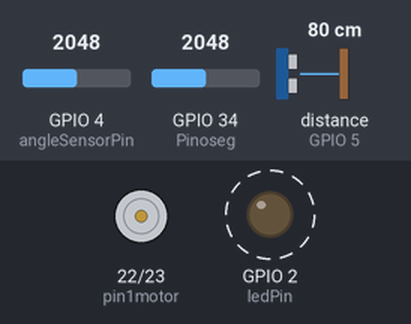
Simulated run of this sketch. Board: ESP32. Parts: motor-driver pin pairs drawn as motors (green arrow = first pin HIGH = forward, orange = second pin HIGH = backward, longer = more drive, scaled by the enable pin), output pins drawn as LEDs (lit = HIGH). Wiring (inferred from the names in the program): ultrasonic range finder: trigger GPIO 18; echo GPIO 5. Dashed ring = blinking. The inputs (shaded band) are chosen by the test bench; at power-on: GPIO 4 (angleSensorPin) = 2048, GPIO 34 (Pinoseg) = 2048, distance to the obstacle (sensor on GPIO 5) 80 cm. The echo pulse lasts 58.3 µs per cm; pins used as bus, display or sensor lines are not drawn; what the sketch prints to the serial monitor is not drawn.

Above: at 1.2 s.
1.3 s: GPIO 4 (angleSensorPin) set to 2866
4.3 s: GPIO 34 (Pinoseg) set to 3934
7.3 s: GPIO 34 (Pinoseg) set to 4068
At 10.2 s:
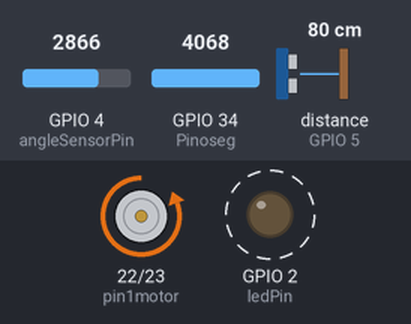
10.3 s: distance to the obstacle (sensor on GPIO 5) set to 250 cm
At 11.0 s:
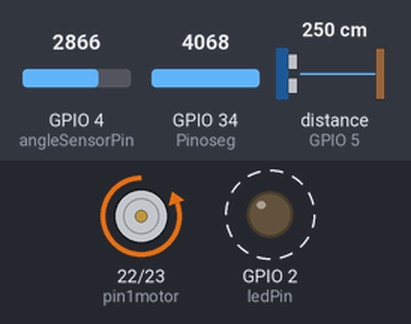
13.3 s: distance to the obstacle (sensor on GPIO 5) set to 2 cm
At 13.47 s:
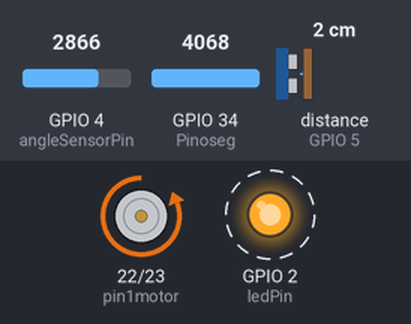
16.3 s: distance to the obstacle (sensor on GPIO 5) set to 299 cm
At 16.8 s:
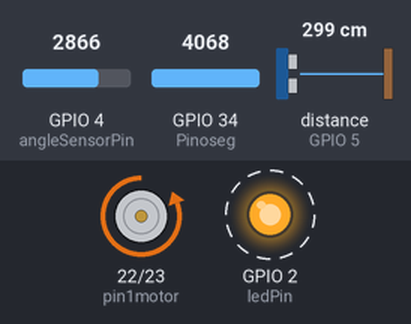
Timing chart, 0 to 65.3 s (numbered marks = the images above; inputs shaded):
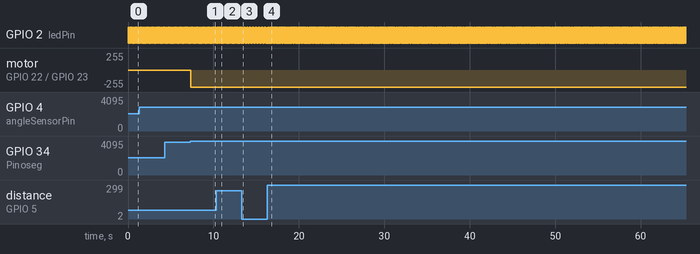

Measured:
- the behaviour switches between 4000 and 4001 on GPIO 34 (Pinoseg) (found by bisection; images 0 and 1)
- after the input at 7.3 s, motor on GPIO 22 (pin1motor) / GPIO 23 (pin2motor): stopped → backward 255/255 at once
- after the input at 10.3 s, GPIO 2 (ledPin): alternates HIGH for 0.02 s and LOW for 0.02 s, starting after 0.09 s
- after the input at 13.3 s, GPIO 2 (ledPin): alternates HIGH for 0.01 s and LOW for 0.01 s, starting after 0.06 s
- after the input at 16.3 s, GPIO 2 (ledPin): alternates HIGH for 0.02 s and LOW for 0.02 s, starting after 0.09 s
- by itself, GPIO 2 (ledPin): alternates HIGH for 0.01 s and LOW for 0.01 s

The sketch:

Pendulo_teste_pratico.ino
```cpp
#include <Adafruit_MCP4725.h>
#include <Arduino.h>

#define SOUND_SPEED 0.034

const int trigPin = 18;
const int echoPin = 5;
const int pwmPin = 19;
const int ledPin = 2;
const int angleSensorPin = 4;
const int pin1motor = 22;
const int pin2motor = 23;
const int Pinoseg = 34;

int pwmValue;
long duration;
float distanceCm;
float angle;

int ajuste = 2047;
float erro0 = 0;
float erro1 = 0;
float erro2 = 0;
float valor1 = 0;

int contadorLeituras = 0;
bool pidAtivo = false;

unsigned long tempoAnterior = 0;
const unsigned long intervalo = 10000; // 10 ms em microssegundos
unsigned long tempoExecAnterior = 0;

void setup() {
  Serial.begin(115200);
  pinMode(trigPin, OUTPUT);
  pinMode(echoPin, INPUT);
  pinMode(ledPin, OUTPUT);
  pinMode(pwmPin, OUTPUT);
  pinMode(pin1motor, OUTPUT);
  pinMode(pin2motor, OUTPUT);
  pinMode(Pinoseg, INPUT);
}

void loop() {
  unsigned long tempoAtual = micros();

  if (tempoAtual - tempoAnterior >= intervalo) {
    tempoAnterior = tempoAtual;

    // ===== Medição do tempo real entre execuções =====
    unsigned long delta = tempoAtual - tempoExecAnterior;
    tempoExecAnterior = tempoAtual;

    Serial.print("Intervalo real: ");
    Serial.print(delta);
    Serial.println(" us");
    // =================================================

    // Alterna o LED
    digitalWrite(ledPin, !digitalRead(ledPin));

    // Medir distância
    digitalWrite(trigPin, LOW);
    delayMicroseconds(2);
    digitalWrite(trigPin, HIGH);
    delayMicroseconds(10);
    digitalWrite(trigPin, LOW);
    duration = pulseIn(echoPin, HIGH);
    distanceCm = duration * SOUND_SPEED / 2;

    // Ler o sensor de ângulo
    int sensorValue = analogRead(angleSensorPin);
    int angle_1 = sensorValue * 360;
    float angle = angle_1 / 4095.0;

    // ==== Armazenar leituras antes de ativar o PID ====
    if (!pidAtivo) {
      contadorLeituras++;
      if (contadorLeituras == 1) {
        Serial.println("1ª leitura armazenada.");
        erro1 = 0 - (2047 - sensorValue);
      } else if (contadorLeituras == 2) {
        Serial.println("2ª leitura armazenada.");
        erro2 = erro1;
        pidAtivo = true;
      }
    }
    // ==== Se já ativou, roda o PID normalmente ====
    else {
      erro0 = 0 - (2048 - sensorValue);
      float valor0 = valor1 + 150 * 0.001534 * erro0 - 500 * 0.001534 * erro1 + 320 * 0.001534 * erro2;

      pwmValue = round(valor0);
      pwmValue = constrain(pwmValue, -255, 255);
      int Pinseg = analogRead(Pinoseg);

      if (pwmValue > 0) {
        digitalWrite(pin1motor, 1);
        digitalWrite(pin2motor, 0);
        analogWrite(pwmPin, abs(pwmValue));
      } else {
        digitalWrite(pin1motor, 0);
        digitalWrite(pin2motor, 1);
        analogWrite(pwmPin, abs(pwmValue));
      }
      if (Pinseg > 4000) {
        analogWrite(pwmPin, abs(pwmValue));
      } else {
        analogWrite(pwmPin, 0);
      }

      // Atualização dos Errors
      erro2 = erro1;
      erro1 = erro0;
      valor1 = valor0;

      Serial.print("Distância (cm): ");
      Serial.println(distanceCm);
      Serial.print("Angle: ");
      Serial.println(angle);
      Serial.print("sensor: ");
      Serial.println(sensorValue);
      Serial.print(" | PWM: ");
      Serial.println(pwmValue);

    }
  }
}
```
